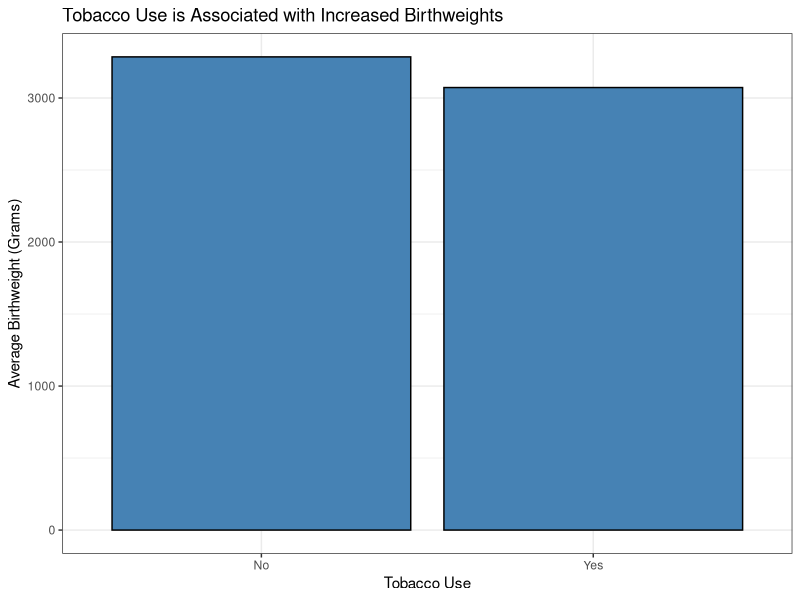

Source code (R): (Note: this script raises an error after producing the figure.)
## ---- chunk 1
knitr::opts_chunk$set(echo = TRUE)
## ---- chunk 2
#read data
maternity_df = read.csv('maternity.csv')
## ---- chunk 3
library(tidyverse)
## ---- chunk 4
head(maternity_df)

summary(maternity_df)

#dim(maternity_df) #842 obs, 13 var

apply(maternity_df, MARGIN = 2, FUN = class) #var classes
## ---- chunk 5
#Hypothesis 1

h1_df = filter(maternity_df, TobaccoUse %in% c("Yes", "No"), PrePregnancyDiabetes == "No", PrePregnancyHypertension == "No",
               PriorBirthsNowDeceased == "0")

h1_df %>%
  group_by(TobaccoUse) %>%
  summarise(true_count = sum(Births), 
            mean_AverageBirthWeight = mean(AverageBirthWeight)) %>%
  ggplot(aes(x = TobaccoUse, y = mean_AverageBirthWeight)) +
  geom_col(col = "black", fill = "steelblue") +
  theme_bw() + 
  labs(title = "Tobacco Use is Associated with Increased Birthweights", x = "Tobacco Use", y = "Average Birthweight (Grams)")
  

  mutate(total = sum(true_count),
         prop = count / total,
         se = sqrt(prop * (1 - prop) / total),  
         lower = prop - 2 * se,
         upper = prop + 2 * se)

# ohtani_batted_balls %>%
#   group_by(batted_ball_type) %>% 
#   summarize(count = n()) %>% 
#   ungroup() %>% 
#   mutate(total = sum(count),
#          prop = count / total,
#          se = sqrt(prop * (1 - prop) / total),  
#          lower = prop - 2 * se,  
#          upper = prop + 2 * se) %>% 
#   ggplot(aes(x = batted_ball_type)) +
#   geom_bar(aes(y = prop),
#            stat = "identity") + 
#   geom_errorbar(aes(ymin = lower, 
#                     ymax = upper), 
#                 color = "red") + 
#   theme_bw()

  
#Calculate standard deviation in group using rep(AverageBirthWeight, births)
h1_df_no = filter(h1_df, TobaccoUse == "No")

no_hold = NULL

for(i in 1:length(h1_df_no)){
  
  temp = rep(h1_df_no[i,]$AverageBirthWeight, h1_df_no[i,]$Births)
  
  no_hold = c(no_hold, temp)  
}

h1_df_yes = filter(h1_df, TobaccoUse == "Yes")

yes_hold = NULL

for(i in 1:length(h1_df_yes)){
  
  temp = rep(h1_df_yes[i,]$AverageBirthWeight, h1_df_yes[i,]$Births)
  
  yes_hold = c(yes_hold, temp)
  
}

sd(yes_hold)

sd(no_hold)
## ---- chunk 6
#Hypothesis 2


## ---- chunk 7
#Hypothesis 3


## ---- chunk 8

